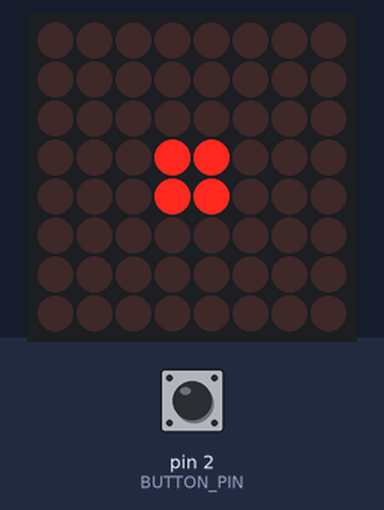
Simulated run of this sketch. Board: Arduino Uno, built with avr-gcc and run on an emulated ATmega328P. Shown: 8×8 LED matrix. Wiring (inferred from the names in the program): MAX7219 LED driver (orientation assumed): CS pin 10. Inputs (shaded band) come from the test bench; at power-on: pin 2 (BUTTON_PIN) HIGH. Random numbers use the default seed unless the sketch sets one.

Above: at 1.2 s.
1.3 s: pin 2 (BUTTON_PIN) pulled LOW for 0.15 s
At 2.8 s:
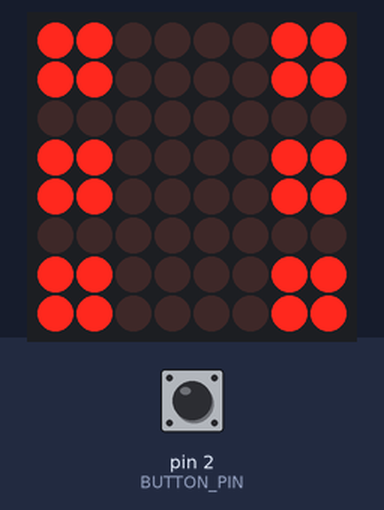
3.3 s: pin 2 (BUTTON_PIN) pulled LOW for 1 s
At 5.7 s:
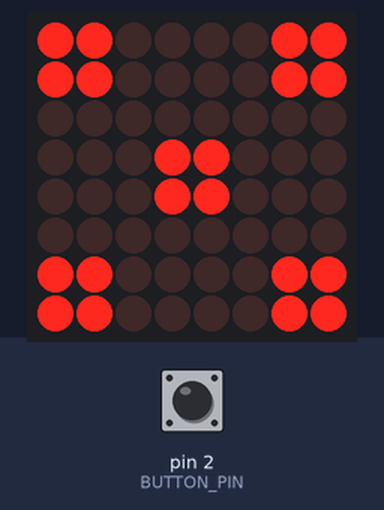
7.3 s: pin 2 (BUTTON_PIN) pulled LOW for 3.2 s
At 10.0 s:
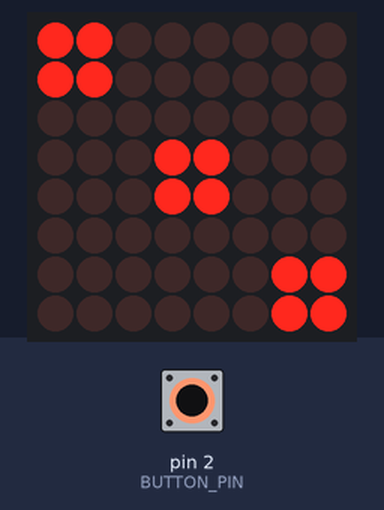
Timing chart, 0 to 11.5 s (numbered marks = the images above; inputs shaded):
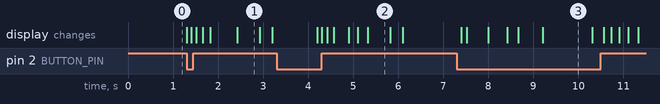

The sketch:

MAX7219_Dice_Roller.ino
```cpp
#include <SPI.h>

#define CS_PIN 10
#define BUTTON_PIN 2

// Dice face patterns (1–6) for 8×8 LED Matrix
// Each byte = one row (left→right bits = LED on/off)
const byte dicePatterns[6][8] = {
  {0x00,0x00,0x00,0x18,0x18,0x00,0x00,0x00}, //  1 (bold center)
  {0xC0,0xC0,0x00,0x00,0x00,0x00,0x03,0x03}, //  2 (top-left & bottom-right)
  {0xC0,0xC0,0x00,0x18,0x18,0x00,0x03,0x03}, //  3 (diagonal)
  {0xC3,0xC3,0x00,0x00,0x00,0x00,0xC3,0xC3}, //  4 (four corners)
  {0xC3,0xC3,0x00,0x18,0x18,0x00,0xC3,0xC3}, //  5 (corners + center)
  {0xC3,0xC3,0x00,0xC3,0xC3,0x00,0xC3,0xC3}  //  6 (three per side)
};

// Write one register of MAX7219
void write_to_MAX7219(byte addr, byte data) {
  digitalWrite(CS_PIN, LOW);
  SPI.transfer(addr);
  SPI.transfer(data);
  digitalWrite(CS_PIN, HIGH);
}

// Initialize MAX7219
void MAX7219_init() {
  write_to_MAX7219(0x0C, 0x01); // Normal operation
  write_to_MAX7219(0x09, 0x00); // No decode mode
  write_to_MAX7219(0x0A, 0x08); // Medium brightness
  write_to_MAX7219(0x0B, 0x07); // Scan all 8 rows
  write_to_MAX7219(0x0F, 0x00); // Display test off
}

// Display a dice number (1–6)
void displayDice(byte num) {
  for (byte i = 0; i < 8; i++) {
    write_to_MAX7219(i + 1, dicePatterns[num][i]);
  }
}

void setup() {
  SPI.begin();
  pinMode(CS_PIN, OUTPUT);
  pinMode(BUTTON_PIN, INPUT_PULLUP);
  MAX7219_init();
  displayDice(0);  // Start with dice face 1
  randomSeed(analogRead(A0)); // Add randomness
}

void loop() {
  if (digitalRead(BUTTON_PIN) == LOW) {  // Button pressed
    // Roll animation
    for (int i = 0; i < 10; i++) {
      byte roll = random(0, 6);
      displayDice(roll);
      delay(100 + i * 20);
    }
    // Final result
    byte finalRoll = random(0, 6);
    displayDice(finalRoll);
    delay(1000);
  }
}
```

Measured:
- after the input at 1.3 s, the display: first changes at once (image 1 shows a later state)
- after the input at 3.3 s, the display: first changes after 0.90 s (image 2 shows a later state)
- after the input at 7.3 s, the display: changes after 0.10 s (image 3)
- what the display in image 1 shows lasts 0.5 s, from 2.4 s to 2.9 s
